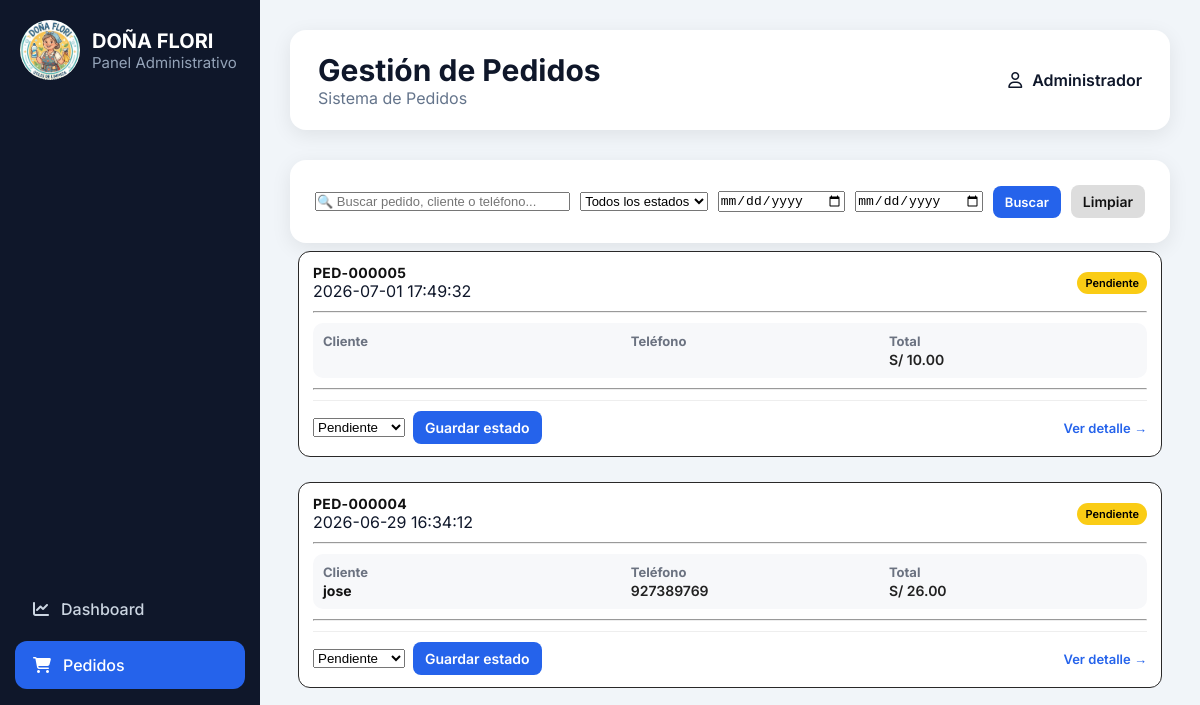
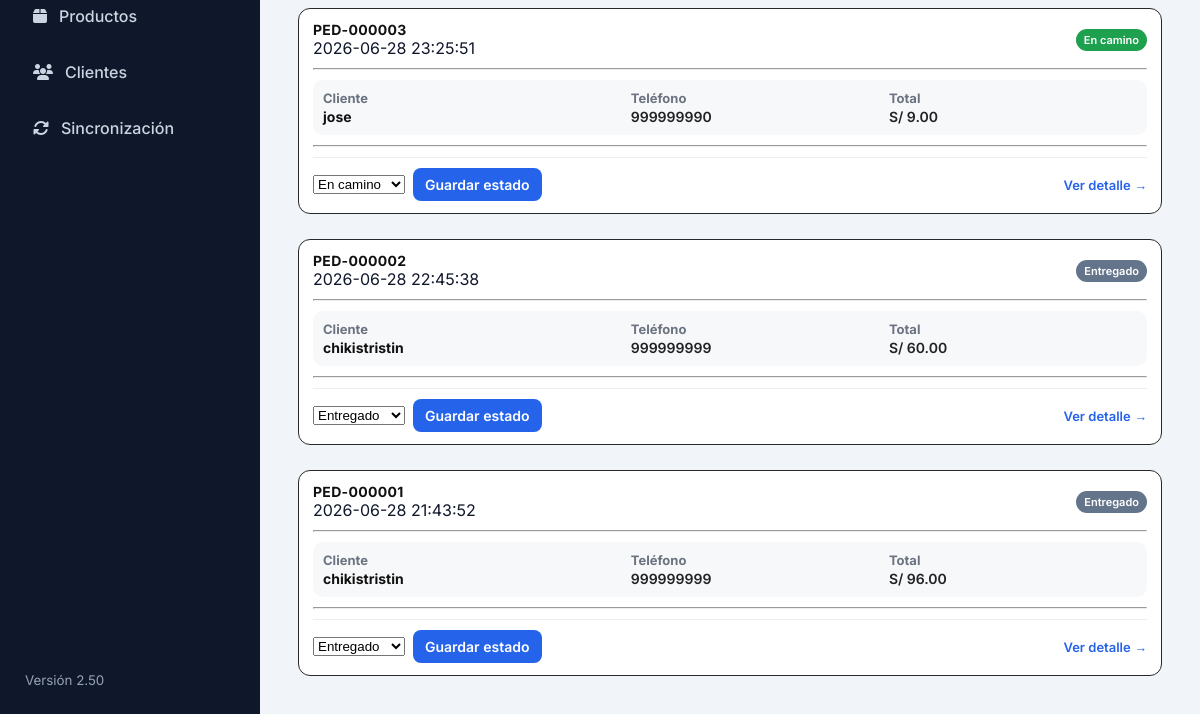
Before: /admin/pedidos with the older database file (2 pictures, top to bottom).
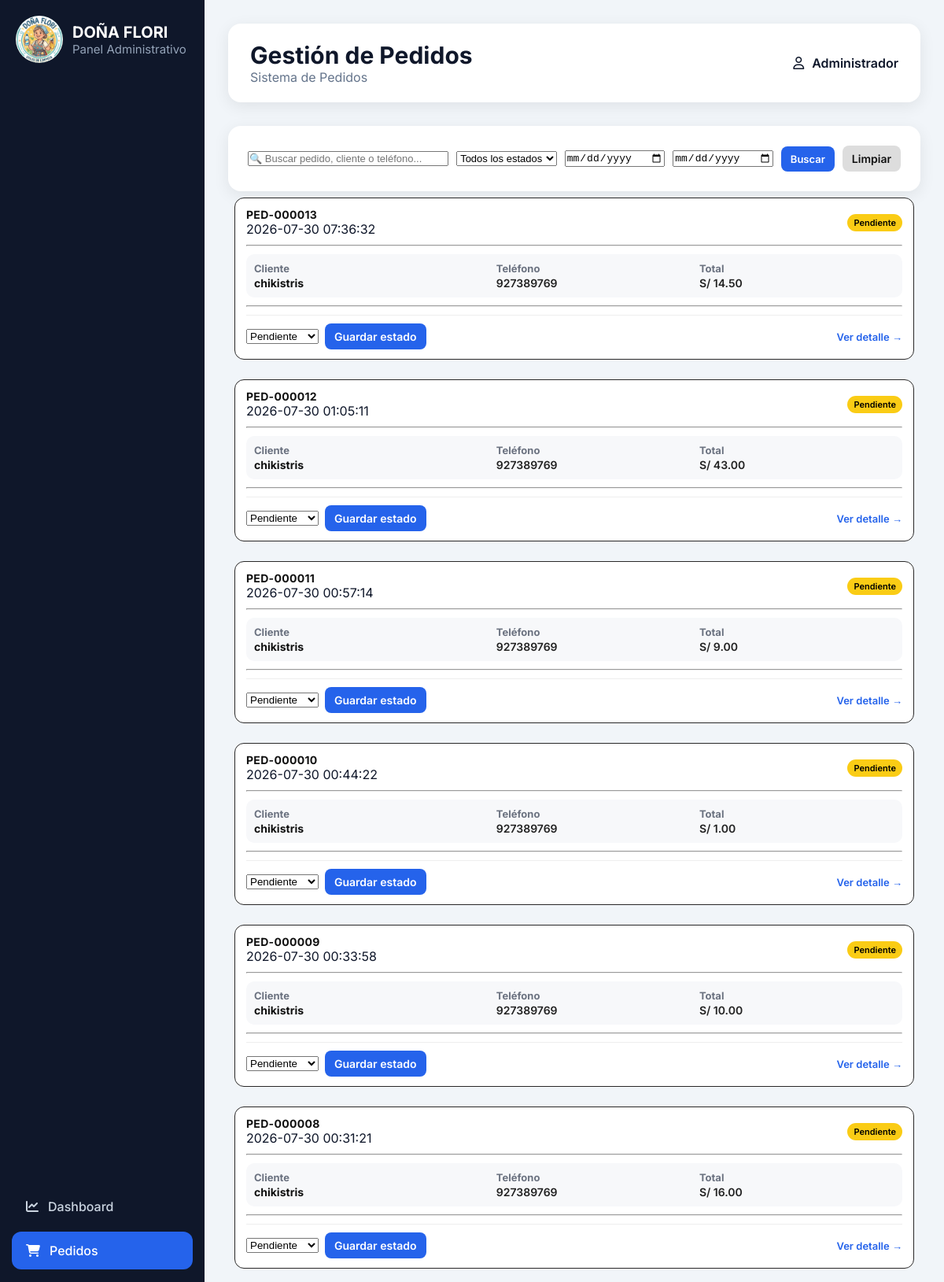
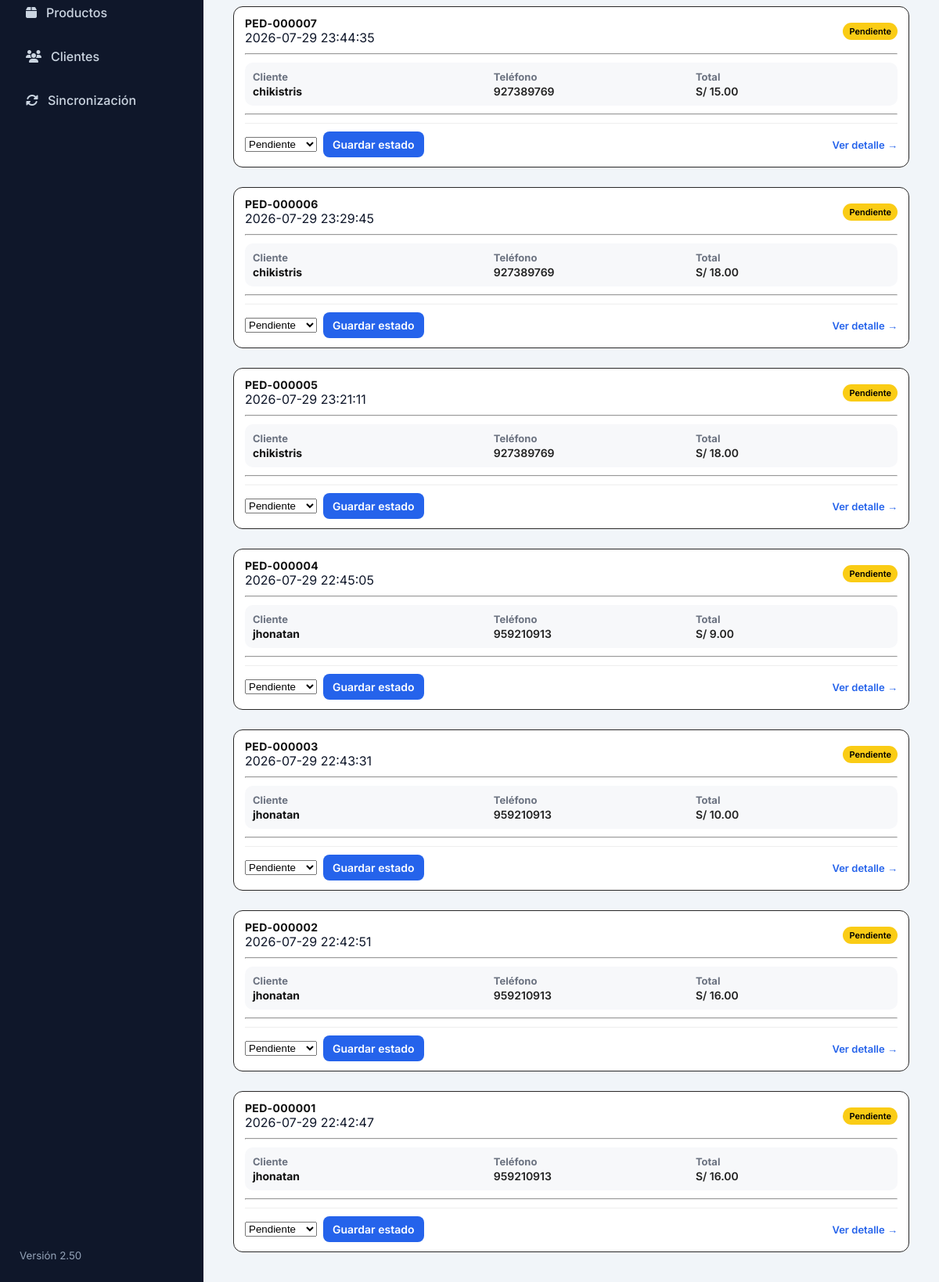
After: the same page with the newer database file (2 pictures, top to bottom).
### tables this page shows
CREATE TABLE pedidos(

            id INTEGER PRIMARY KEY AUTOINCREMENT,

            numero TEXT UNIQUE,

            cliente_id INTEGER,

            fecha TEXT,
                   
            estado TEXT,

            subtotal REAL,

            delivery REAL DEFAULT 0,

            descuento REAL DEFAULT 0,

            total REAL,


            observaciones TEXT,

            fecha_actualizacion TEXT,

            usuario TEXT,

            FOREIGN KEY(cliente_id)
            REFERENCES clientes(id)

        );

CREATE TABLE clientes(

            id INTEGER PRIMARY KEY AUTOINCREMENT,

            nombre TEXT NOT NULL,

            telefono TEXT UNIQUE,

            direccion TEXT,

            referencia TEXT,

            fecha_registro TEXT DEFAULT CURRENT_TIMESTAMP,

            ultima_compra TEXT,

            activo INTEGER DEFAULT 1                   
        );

### app.py (the view)
@app.route("/admin/pedidos")
def admin_pedidos():
    buscar = request.args.get("buscar")
    estado = request.args.get("estado")
    desde = request.args.get("desde")
    hasta = request.args.get("hasta")
    pedidos = obtener_pedidos(
        buscar=buscar,
        estado=estado,
        desde=desde,
        hasta=hasta
    )
    return render_template(
        "admin/pedidos.html",
        pedidos=pedidos,
        buscar=buscar,
        estado=estado,
        desde=desde,
        hasta=hasta
    )

### services/database_service.py (called while the page is built)
def conectar():
    conexion = sqlite3.connect(DATABASE)
    conexion.row_factory = sqlite3.Row
    return conexion

### templates/admin/pedidos.html (shortened to what this page needs)
{% extends "admin/base_admin.html" %}
{% block page_title %}
Gestión de Pedidos
{% endblock %}
{% block content %}
<div class="panel">
    <form method="GET" action="/admin/pedidos" class="filters">
        <input
            type="text"
            name="buscar"
            class="input"
            placeholder="🔍 Buscar pedido, cliente o teléfono..."
            value="{{ buscar or '' }}">
        <select name="estado" class="input">
            <option value="">Todos los estados</option>
        </select>
        <input
            type="date"
            name="desde"
            class="input"
            value="{{ desde or '' }}">
        <input
            type="date"
            name="hasta"
            class="input"
            value="{{ hasta or '' }}">
        <button class="btn-primary" type="submit">
            Buscar
        </button>
        <a href="/admin/pedidos" class="btn-secondary">
            Limpiar
        </a>
    </form>
</div>
{% if pedidos|length == 0 %}
<div class="panel">
    <h3>No se encontraron pedidos.</h3>
</div>
{% else %}
<div class="orders-list">
{% for pedido in pedidos %}
<div class="order-card
{% if pedido.estado=='PENDIENTE' %}
pending
{% elif pedido.estado=='PREPARANDO' %}
preparing
{% elif pedido.estado=='EN_CAMINO' %}
shipping
{% else %}
delivered
{% endif %}
">
    <div class="order-header">
        <div>
            <h2>
                {{ pedido.numero }}
            </h2>
            <span class="order-date">
                {{ pedido.fecha }}
            </span>
        </div>
        <div>
            {% if pedido.estado=="PENDIENTE" %}
                <span class="badge badge-yellow">
                    Pendiente
                </span>
            {% elif pedido.estado=="PREPARANDO" %}
                <span class="badge badge-blue">
                    Preparando
                </span>
            {% elif pedido.estado=="EN_CAMINO" %}
                <span class="badge badge-green">
                    En camino
                </span>
            {% else %}
                <span class="badge badge-gray">
                    Entregado
                </span>
            {% endif %}
        </div>
    </div>
    <hr>
    <div class="order-info">
        <div>
            <strong>Cliente</strong>
            <p>{{ pedido.cliente }}</p>
        </div>
        <div>
            <strong>Teléfono</strong>
            <p>{{ pedido.telefono }}</p>
        </div>
        <div>
            <strong>Total</strong>
            <p class="order-total">
                S/ {{ "%.2f"|format(pedido.total) }}
            </p>
        </div>
    </div>
    <hr>
    <div class="order-actions">
        <form
            method="POST"
            action="/admin/pedido/{{ pedido.id }}/estado">
            <select
                name="estado"
                class="input">
                <option value="PENDIENTE"
                {% if pedido.estado=="PENDIENTE" %}selected{% endif %}>
                Pendiente
                </option>
                <option value="EN_CAMINO"
                {% if pedido.estado=="EN_CAMINO" %}selected{% endif %}>
                En camino
                </option>
                <option value="ENTREGADO"
                {% if pedido.estado=="ENTREGADO" %}selected{% endif %}>
                Entregado
                </option>
            </select>
            <button
                type="submit"
                class="btn-primary">
                Guardar estado
            </button>
        </form>
        <a
            href="/admin/pedido/{{ pedido.id }}"
            class="detail-link">
            Ver detalle →
        </a>
    </div>
</div>
{% endfor %}
</div>
{% endif %}
{% endblock %}

Changed rows visible on the page:
added pedidos: numero "PED-000013", fecha "2026-07-30 07:36:32", shows "Pendiente", cliente "chikistris", telefono "927389769", total "14.50", estado "Pendiente"
added pedidos: numero "PED-000012", fecha "2026-07-30 01:05:11", shows "Pendiente", cliente "chikistris", telefono "927389769", total "43.00", estado "Pendiente"
added pedidos: numero "PED-000011", fecha "2026-07-30 00:57:14", shows "Pendiente", cliente "chikistris", telefono "927389769", total "9.00", estado "Pendiente"
added pedidos: numero "PED-000010", fecha "2026-07-30 00:44:22", shows "Pendiente", cliente "chikistris", telefono "927389769", total "1.00", estado "Pendiente"
added pedidos: numero "PED-000009", fecha "2026-07-30 00:33:58", shows "Pendiente", cliente "chikistris", telefono "927389769", total "10.00", estado "Pendiente"
added pedidos: numero "PED-000008", fecha "2026-07-30 00:31:21", shows "Pendiente", cliente "chikistris", telefono "927389769", total "16.00", estado "Pendiente"
added pedidos: numero "PED-000007", fecha "2026-07-29 23:44:35", shows "Pendiente", cliente "chikistris", telefono "927389769", total "15.00", estado "Pendiente"
added pedidos: numero "PED-000006", fecha "2026-07-29 23:29:45", shows "Pendiente", cliente "chikistris", telefono "927389769", total "18.00", estado "Pendiente"
changed pedidos "PED-000005": fecha "2026-07-01 17:49:32" → "2026-07-29 23:21:11"; cliente (not shown) → "chikistris"; telefono (not shown) → "927389769"; total "10.00" → "18.00"
changed pedidos "PED-000004": fecha "2026-06-29 16:34:12" → "2026-07-29 22:45:05"; cliente "jose" → "jhonatan"; telefono "927389769" → "959210913"; total "26.00" → "9.00"
changed pedidos "PED-000003": fecha "2026-06-28 23:25:51" → "2026-07-29 22:43:31"; cliente "jose" → "jhonatan"; telefono "999999990" → "959210913"; total "9.00" → "10.00"; estado "En camino" → "Pendiente"
changed pedidos "PED-000002": fecha "2026-06-28 22:45:38" → "2026-07-29 22:42:51"; cliente "chikistristin" → "jhonatan"; telefono "999999999" → "959210913"; total "60.00" → "16.00"; estado "Entregado" → "Pendiente"
changed pedidos "PED-000001": fecha "2026-06-28 21:43:52" → "2026-07-29 22:42:47"; cliente "chikistristin" → "jhonatan"; telefono "999999999" → "959210913"; total "96.00" → "16.00"; estado "Entregado" → "Pendiente"
